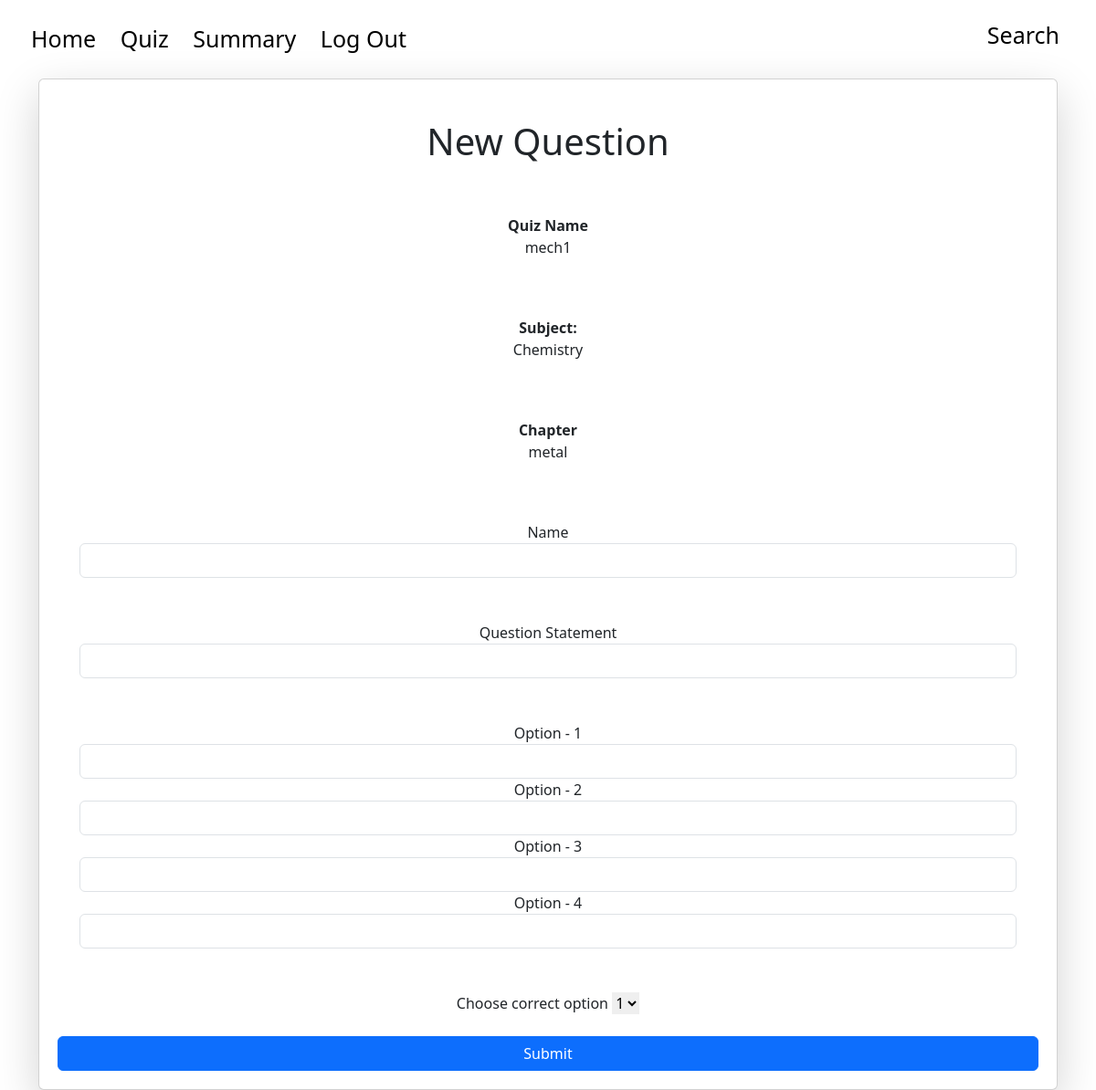
The app's page /admin/quiz/newq?subject_id=&quiz_id=1 with its own data.
### tables this page shows
CREATE TABLE quizzes ( id INTEGER PRIMARY KEY AUTOINCREMENT, name TEXT NOT NULL, subject_id INTEGER NOT NULL, chapter_id INTEGER NOT NULL, date_of_quiz DATE NOT NULL, time_duration TEXT NOT NULL, remarks TEXT, FOREIGN KEY(chapter_id) REFERENCES chapters(id) ON DELETE CASCADE, FOREIGN KEY(subject_id) REFERENCES subjects(id) ON DELETE CASCADE);

CREATE TABLE subjects ( id INTEGER PRIMARY KEY AUTOINCREMENT, name TEXT NOT NULL UNIQUE, description TEXT );

CREATE TABLE chapters ( id INTEGER PRIMARY KEY AUTOINCREMENT, subject_id INTEGER NOT NULL, name TEXT NOT NULL, description TEXT, FOREIGN KEY(subject_id) REFERENCES subjects(id) ON DELETE CASCADE );

### app.py (the view, shortened to what this page needs)
@app.route('/admin/quiz/newq', methods=['GET', 'POST'])
def new_question():
    if request.method == 'GET':
        quiz_id = request.args.get('quiz_id')
        conn = sqlite3.connect("app.db")
        cursor = conn.cursor()
        cursor.execute('SELECT chapter_id, subject_id FROM quizzes WHERE id = ?', (quiz_id,))
        output = cursor.fetchall()
        chapter_id = output[0][0]
        subject_id = output[0][1]
        cursor.execute('SELECT name FROM chapters WHERE id = ?', (chapter_id,))
        output = cursor.fetchall()
        chapter_name = output[0][0]
        cursor.execute('SELECT name FROM quizzes WHERE id = ?', (quiz_id,))
        output = cursor.fetchall()
        quiz_name = output[0][0]
        cursor.execute('SELECT name FROM subjects WHERE id = ?', (subject_id,))
        output = cursor.fetchall()
        subject_name = output[0][0]
        quiz = {'id': quiz_id, 'name': quiz_name, 'chapter_id': chapter_id, 'chapter_name': chapter_name, 'subject_id': subject_id, 'subject_name': subject_name}
        conn.close()
        return render_template("new_question.html", quiz=quiz)

### templates/new_question.html (shortened to what this page needs)
<!DOCTYPE html>
<html lang="en">
<head>
    <link href="https://cdn.jsdelivr.net/npm/bootstrap@5.3.0/dist/css/bootstrap.min.css" rel="stylesheet">
</head>
<header class="container p-4 vh-20 vw-100" style="font-size: 25px; text-align: left; margin-left:0px;">
    <div>
        <a href='/admin/dashboard'>
            Home
        </a>
        <a href="/admin/quiz">
            Quiz
        </a>
        <a href="/admin/summary">
            Summary
        </a>
        <a href="/admin/logout">
            Log Out
        </a>
        <div style="position: absolute; right: 0; top: 0; padding-top: 20px; padding-right: 30px">
            <a href="/admin/search">Search</a>
        </div>
    </div>
</header>
<body>
    <div class="container vw-100"  style="text-align:center">
        <div class="card p-1 shadow-lg ">
            <div class="card-body">
                <div class="p-4">
                    <h1 class="text-center">
                        New Question
                    </h1>
                </div>
                <form action="{{ url_for('new_question', quiz_id = quiz['id'], subject_id = quiz['subject_id'], chapter_id = quiz['chapter_id'] )}}" method="POST">
                    <div class="p-4">
                        <label for="name" name="name"><b>Quiz Name</b></label>
                        <p>{{ quiz['name'] }}</p>
                    </div>
                    <div class="p-4">
                        <label for="subject" name="subject"><b>Subject:</b></label>
                        <p>{{ quiz['subject_name'] }}</p>
                    </div>
                    <div class="p-4">
                        <label for="chapter" name="chapter"><b>Chapter</b></label>
                        <p>{{ quiz['chapter_name'] }}</p>
                    </div>
                    <div class="p-4">
                        <label for="name" name="name">Name</label>
                        <input type="text" id="name" name="name" class="form form-control">
                    </div>
                    <div class="p-4">
                        <label for="question" name="question">Question Statement</label>
                        <input type="text" id="question" name="question" class="form form-control">
                    </div>
                    <div class="p-4">
                        <label for="option1" name="option1">Option - 1</label>
                        <input type="text" id="a" name="a" class="form form-control">
                        <label for="option2" name="option2">Option - 2</label>
                        <input type="text" id="b" name="b" class="form form-control">
                        <label for="option3" name="option3">Option - 3</label>
                        <input type="text" id="c" name="c" class="form form-control">
                        <label for="option4" name="option4">Option - 4</label>
                        <input type="text" id="d" name="d" class="form form-control">
                    </div>
                    <div class="p-4">
                        <label for="correct" name="correct">Choose correct option</label>
                        <select id="correct" name="correct" class="" style="border: 1px black" required>
                            <option value="1">1</option>
                        </select>
                    </div>
                    <div class="d-grid">
                        <button type="submit" class="btn btn-primary">Submit</button>
                    </div>
                </form>
            </div>
        </div>
    </div>
</body>

### templates/new_question.html (style rules this page uses)
a { color: #000; text-decoration: none; padding-left: 10px; padding-right: 10px; }

### records on screen
quizzes: name "mech1"
subjects: subject_name "Chemistry"
chapters: chapter_name "metal"
